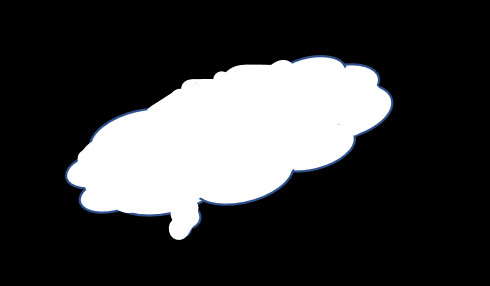
#> input picture HW_2/img/cloud.jpg, 490 x 286 px
$ python Ch17_Q7.py
#> lines starting #> are read from the running program, lines starting #| are printed output that depends on the picture; after the words box and inside, x2 and y2 are one past the last pixel; in counts of white or black regions, pixels touching at a corner belong together
import cv2
import numpy as np

# --- 讀取圖片 ---
image_file = "img/cloud.jpg"
image = cv2.imread(image_file)
#> image is the input picture: shape (286, 490, 3); mean B, G, R 61.5, 60.9, 60.6

# 獲取原始影像尺寸
orig_height, orig_width = image.shape[:2]
#> orig_height = 286; orig_width = 490
frame_size = (orig_width, orig_height) # 影片幀的大小
#> frame_size = (490, 286)

# --- 設定影片儲存參數 ---
output_filename = 'Result image/Ch17_Q7_cloud_resizing_animation.mp4'
fourcc = cv2.VideoWriter_fourcc(*'mp4v')
fps = 30.0
out = cv2.VideoWriter(output_filename, fourcc, fps, frame_size)

# 動畫參數
frame_counter = 0
cycle_length = 120

# 無限迴圈動畫
while True:
    # --- 計算當前幀的縮放比例 ---
    phase = (2 * np.pi * frame_counter) / cycle_length
    scale_factor = 0.5 + 0.5 * ((np.sin(phase - np.pi / 2) + 1) / 2)

    current_width = int(orig_width * scale_factor)
#> current_width = 245
    current_height = int(orig_height * scale_factor)
#> current_height = 143
    current_width = max(1, current_width)
    current_height = max(1, current_height)

    # --- 縮放影像 ---
    resized_image = cv2.resize(image, (current_width, current_height), interpolation=cv2.INTER_LINEAR)

    # 1. 對縮放後的圖像進行預處理以找到輪廓
    gray_resized = cv2.cvtColor(resized_image, cv2.COLOR_BGR2GRAY)
    # 使用一個較低的閾值，因為圖像已經縮放
    ret, thresh_resized = cv2.threshold(gray_resized, 10, 255, cv2.THRESH_BINARY)
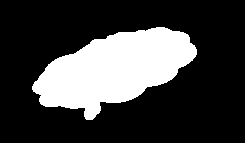
#> thresh_resized: shape (143, 245); 25.1% white; 1 white region
    # 2. 尋找縮放後圖像的輪廓
    contours_resized, _ = cv2.findContours(thresh_resized, cv2.RETR_EXTERNAL, cv2.CHAIN_APPROX_SIMPLE)
#> contours_resized = 1 contour; box (x1, y1, x2, y2) and area: (32, 27, 197, 120) 8584

    if contours_resized:
        border_thickness = 3
        cv2.drawContours(resized_image, contours_resized, -1, (0, 255, 0), border_thickness)
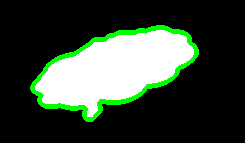
#> resized_image: shape (143, 245, 3); mean B, G, R 55.5, 69.6, 55.5

    # --- 建立顯示畫布 ---
    canvas = np.zeros_like(image) # 建立與原始影像等大的黑色畫布


    start_x = (orig_width - current_width) // 2
#> start_x = 122
    start_y = (orig_height - current_height) // 2
#> start_y = 71
    end_x = start_x + current_width
#> end_x = 367
    end_y = start_y + current_height
#> end_y = 214

    start_y = max(0, start_y)
    start_x = max(0, start_x)
    end_y = min(orig_height, end_y)
    end_x = min(orig_width, end_x)

    paste_h = end_y - start_y
#> paste_h = 143
    paste_w = end_x - start_x
#> paste_w = 245

    # --- 將帶有邊框的縮放影像貼到畫布中央 ---
    canvas[start_y:end_y, start_x:end_x] = resized_image[0:paste_h, 0:paste_w]
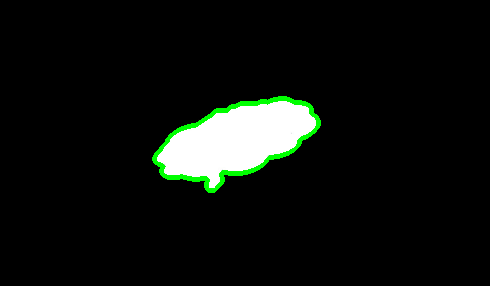
#> canvas: shape (286, 490, 3); mean B, G, R 13.9, 17.4, 13.9


    # --- 顯示動畫畫面 ---
    cv2.imshow('Cloud Animation with Border (Press ESC to stop)', canvas)

    # --- 將當前畫布寫入影片檔案 ---
    if out.isOpened():
        out.write(canvas)

    # --- 等待與檢查按鍵 ---
    key = cv2.waitKey(int(1000/fps)) & 0xFF
#> (key Esc is pressed here)
    if key == 27: # ESC 鍵
        break

    # 更新計數器
    frame_counter += 1

# --- 迴圈結束後釋放資源 ---
out.release()
cv2.destroyAllWindows()

$ run again, with HW_2/img/hand.jpg copied over HW_2/img/cloud.jpg
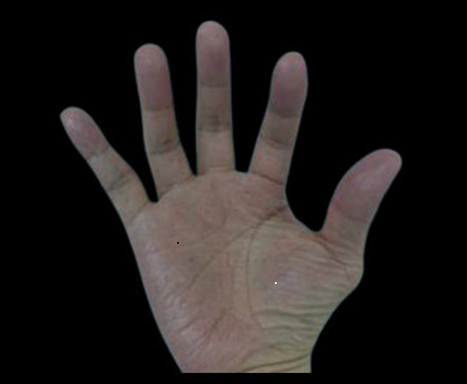
#> input picture HW_2/img/hand.jpg, 467 x 384 px
#> image is the input picture: shape (384, 467, 3); mean B, G, R 30.4, 32, 36.2
#> `ret, thresh_resized = cv2.threshold(gray_resized, 10, 255, cv2.THRESH_..`:
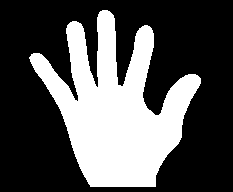
#> thresh_resized: shape (192, 233); 33.2% white; 1 white region
#> contours_resized = 1 contour; box (x1, y1, x2, y2) and area: (29, 10, 201, 187) 14422
#> `canvas[start_y:end_y, start_x:end_x] = resized_image[0:paste_h, 0:past..`:
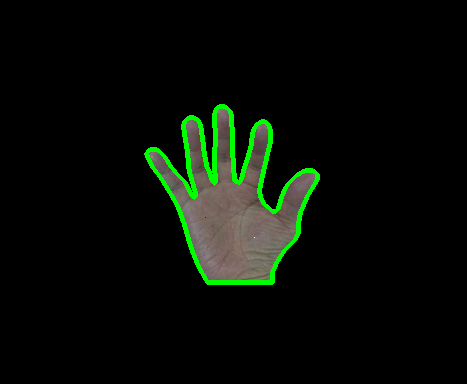
#> canvas: shape (384, 467, 3); mean B, G, R 6.5, 13.2, 7.9
